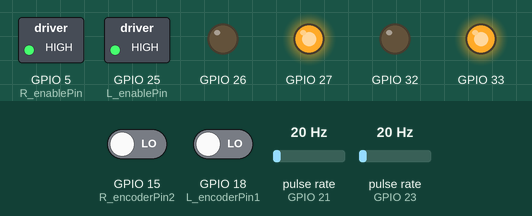
The sketch below on a simulated ESP32. On the bench: switched loads named in the sketch (green lamp = pin HIGH), output pins drawn as LEDs (lit = HIGH). Wiring (inferred from the names in the program): 2 × pulse sensor: data GPIO 21 / data GPIO 23. Inputs (shaded band) come from the test bench; at power-on: GPIO 15 (R_encoderPin2) LOW, GPIO 18 (L_encoderPin1) LOW, pulse rate (sensors on GPIO 21, GPIO 23) 20 Hz.

Above: at 0.1 s.
Timing chart, 0 to 1.6 s (numbered marks = the images above):
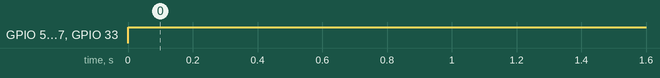

Measured:
- by itself, GPIO 5 (R_enablePin), GPIO 25 (L_enablePin), GPIO 27, GPIO 33: LOW → HIGH at 0.00 s

The sketch:

pid_oops.ino
```cpp
/*PID controller u*/

//pin declaration
//Left wheel
int8_t L_FORW =26;
int8_t L_BACK =27;
int8_t L_enablePin= 25;
int8_t L_encoderPin1 = 18; //Encoder Output 'A' must connected with intreput pin of arduino.
int8_t L_encoderPin2 = 21; //Encoder Otput 'B' must connected with intreput pin of arduino.
//right Wheel pins initialization
int8_t R_FORW =32;
int8_t R_BACK =33;
int8_t R_enablePin= 5;
int8_t R_encoderPin1 = 23;
int8_t R_encoderPin2 = 15;


float requiredrpm_LW=5;
int tickPerRevolution_LW=1050;
float requiredrpm_RW=5;
int tickPerRevolution_RW=1055;
int threshold=150;

//pwm parameters setup
const int freq = 30000;
const int pwmChannelL = 0;
const int pwmChannelR = 1;
const int resolution = 8;

class MotorController {
  public:
  int8_t Forward;
  int8_t Backward;
  int8_t Enable;
  int8_t EncoderPinA;
  int8_t EncoderPinB;
  volatile long EncoderCount ;
  volatile long CurrentPosition;
  volatile long PreviousPosition;
  volatile long CurrentTime;
  volatile long PreviousTime;
  volatile long CurrentTimeforError;
  volatile long PreviousTimeForError;
  float rpmFilt;
  float eintegral;
  float ederivative;
  float rpmPrev;
  float kp;
  float ki;
  float kd;
  float error;
  float previousError=0;
  int tick;

  MotorController(int8_t ForwardPin, int8_t BackwardPin, int8_t EnablePin, int8_t EncoderA, int8_t EncoderB,int tickPerRevolution){
    this->Forward = ForwardPin;
    this->Backward = BackwardPin;
    this->Enable = EnablePin;
    this->EncoderPinA = EncoderA;
    this->EncoderPinB = EncoderB;
    this->tick=tickPerRevolution;
    pinMode(Forward, OUTPUT);
    pinMode(Backward,OUTPUT);
    pinMode(EnablePin,OUTPUT);
    pinMode(EncoderPinA, INPUT);
    pinMode(EncoderPinB, INPUT);
  }
    void initPID(float proportionalGain, float integralGain, float derivativeGain){
    kp=proportionalGain;
    ki=integralGain;
    kd=derivativeGain;
  }

  float getRpm(){
    CurrentPosition=EncoderCount;
    CurrentTime=millis();
    float delta1=((float) CurrentTime-PreviousTime)/1.0e3;
    float velocity=((float)CurrentPosition-PreviousPosition)/delta1;
    float rpm=(velocity/tick)*60;
    rpmFilt = 0.854 * rpmFilt + 0.0728 * rpm + 0.0728 * rpmPrev;
    float rpmPrev = rpm;
    PreviousPosition=CurrentPosition;
    PreviousTime=CurrentTime;
    // Serial.println(rpmFilt);
    return rpmFilt;
  }

  float pid(float setpoint,float feedback){
      CurrentTimeforError=millis();
      float delta2=((float)CurrentTimeforError-PreviousTimeForError)/1.0e3;
      error = setpoint - feedback;
      eintegral=eintegral+(error*delta2);
      ederivative=(error-previousError)/delta2;
      float control_signal = (kp * error)+(ki*eintegral)+(kd*ederivative);

      previousError=error;
      PreviousTimeForError=CurrentTimeforError;
      // Serial.println(control_signal);
      return control_signal;
  }
  void moveBase(float ActuatingSignal,int threshold,int pwmChannel)
  {
    if(ActuatingSignal>0){
      digitalWrite(Forward, HIGH);
      digitalWrite(Backward, LOW);
    }
    else{
      digitalWrite(Forward, LOW);
      digitalWrite(Backward, HIGH);
    }
    int pwm =threshold+(int)fabs(ActuatingSignal);
    if (pwm >255)
      pwm=255;
    ledcWrite(pwmChannel, pwm);


  }
  void plot(float Value1, float Value2){
      Serial.print("Value1:");
      Serial.print(Value1);
      Serial.print(",");
      Serial.print("value2:");
      Serial.println(Value2);


  }
};

MotorController leftWheel(L_FORW,L_BACK,L_enablePin,L_encoderPin1,L_encoderPin2,tickPerRevolution_LW);
MotorController rightWheel(R_FORW,R_BACK,R_enablePin,R_encoderPin1,R_encoderPin2,tickPerRevolution_RW);


void setup() {

  leftWheel.initPID(1.8,5,0);
  rightWheel.initPID(1.8,5,0);
  attachInterrupt(digitalPinToInterrupt(leftWheel.EncoderPinB),updateEncoderL, RISING);
  attachInterrupt(digitalPinToInterrupt(rightWheel.EncoderPinA),updateEncoderR, RISING);
  ledcSetup(pwmChannelL, freq, resolution);
  ledcAttachPin(leftWheel.Enable, pwmChannelL);
  ledcSetup(pwmChannelR, freq, resolution);
  ledcAttachPin(rightWheel.Enable, pwmChannelR);


}

void loop() {

  float a=leftWheel.getRpm();
  float b=rightWheel.getRpm();
  // leftWheel.plot(a,requiredrpm_LW);
  // Serial.println(a);
  // Serial.println(leftWheel.EncoderCount);
  float actuating_signal_LW=leftWheel.pid(requiredrpm_LW,a);
  float actuating_signal_RW=rightWheel.pid(requiredrpm_RW,b);
  // Serial.println(leftWheel.getRpm());
  leftWheel.moveBase(actuating_signal_LW,threshold,pwmChannelL);
  rightWheel.moveBase(actuating_signal_RW,threshold,pwmChannelR);
  delay(10);

}


void updateEncoderL() {
    if (digitalRead(leftWheel.EncoderPinB) > digitalRead(leftWheel.EncoderPinA))
      leftWheel.EncoderCount++;
    else
      leftWheel.EncoderCount--;
  }
void updateEncoderR() {
    if (digitalRead(rightWheel.EncoderPinA) > digitalRead(rightWheel.EncoderPinB))
      rightWheel.EncoderCount++;
    else
      rightWheel.EncoderCount--;
  }
```
